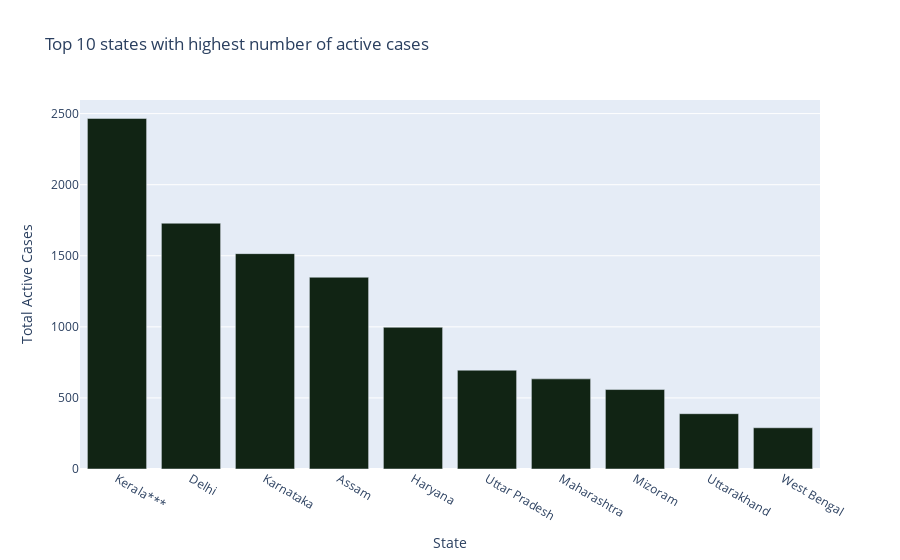

Notebook code cell kept with this figure:
### Markdown cell above
* **Top 10 states with highest number of active cases**

### Code cell
px.bar(x=covid.nlargest(10,"active")["state_name"],
       y = covid.nlargest(10,"active")["active"],
       labels={'y':'Total Active Cases','x':'State'},
       color_discrete_sequence=px.colors.sequential.algae_r,
       title="Top 10 states with highest number of active cases")

### Figure 1 — Plotly figure (JSON) as saved in the notebook; plotly's stock layout.template omitted (floating-point values rounded to 4 significant figures)
{"data": [{"alignmentgroup": "True", "hovertemplate": "State=%{x}<br>Total Active Cases=%{y}<extra></extra>", "legendgroup": "", "marker": {"color": "rgb(17, 36, 20)", "pattern": {"shape": ""}}, "name": "", "offsetgroup": "", "orientation": "v", "showlegend": false, "textposition": "auto", "type": "bar", "x": ["Kerala***", "Delhi", "Karnataka", "Assam", "Haryana", "Uttar Pradesh", "Maharashtra", "Mizoram", "Uttarakhand", "West Bengal"], "xaxis": "x", "y": [2466, 1729, 1515, 1349, 997, 695, 634, 559, 389, 290], "yaxis": "y"}], "layout": {"barmode": "relative", "legend": {"tracegroupgap": 0}, "title": {"text": "Top 10 states with highest number of active cases"}, "xaxis": {"anchor": "y", "domain": [0, 1], "title": {"text": "State"}}, "yaxis": {"anchor": "x", "domain": [0, 1], "title": {"text": "Total Active Cases"}}}}
